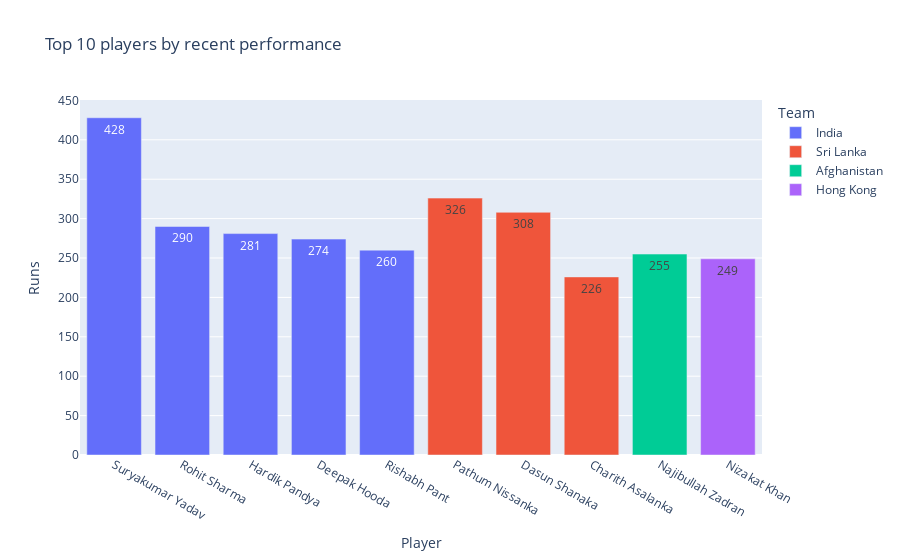

Notebook code for this chart:
### Code cell
px.bar(top_10_recent,x='Player',y='Runs',color='Team',title='Top 10 players by recent performance',text_auto=True)

### Figure 1 — Plotly figure (JSON) as saved in the notebook; plotly's stock layout.template omitted (floating-point values rounded to 4 significant figures)
{"data": [{"alignmentgroup": "True", "hovertemplate": "Team=India<br>Player=%{x}<br>Runs=%{y}<extra></extra>", "legendgroup": "India", "marker": {"color": "#636efa", "pattern": {"shape": ""}}, "name": "India", "offsetgroup": "India", "orientation": "v", "showlegend": true, "textposition": "auto", "texttemplate": "%{y}", "type": "bar", "x": ["Suryakumar Yadav", "Rohit Sharma", "Hardik Pandya", "Deepak Hooda", "Rishabh Pant"], "xaxis": "x", "y": [428, 290, 281, 274, 260], "yaxis": "y"}, {"alignmentgroup": "True", "hovertemplate": "Team=Sri Lanka<br>Player=%{x}<br>Runs=%{y}<extra></extra>", "legendgroup": "Sri Lanka", "marker": {"color": "#EF553B", "pattern": {"shape": ""}}, "name": "Sri Lanka", "offsetgroup": "Sri Lanka", "orientation": "v", "showlegend": true, "textposition": "auto", "texttemplate": "%{y}", "type": "bar", "x": ["Pathum Nissanka", "Dasun Shanaka", "Charith Asalanka"], "xaxis": "x", "y": [326, 308, 226], "yaxis": "y"}, {"alignmentgroup": "True", "hovertemplate": "Team=Afghanistan<br>Player=%{x}<br>Runs=%{y}<extra></extra>", "legendgroup": "Afghanistan", "marker": {"color": "#00cc96", "pattern": {"shape": ""}}, "name": "Afghanistan", "offsetgroup": "Afghanistan", "orientation": "v", "showlegend": true, "textposition": "auto", "texttemplate": "%{y}", "type": "bar", "x": ["Najibullah Zadran"], "xaxis": "x", "y": [255], "yaxis": "y"}, {"alignmentgroup": "True", "hovertemplate": "Team=Hong Kong<br>Player=%{x}<br>Runs=%{y}<extra></extra>", "legendgroup": "Hong Kong", "marker": {"color": "#ab63fa", "pattern": {"shape": ""}}, "name": "Hong Kong", "offsetgroup": "Hong Kong", "orientation": "v", "showlegend": true, "textposition": "auto", "texttemplate": "%{y}", "type": "bar", "x": ["Nizakat Khan"], "xaxis": "x", "y": [249], "yaxis": "y"}], "layout": {"barmode": "relative", "legend": {"title": {"text": "Team"}, "tracegroupgap": 0}, "title": {"text": "Top 10 players by recent performance"}, "xaxis": {"anchor": "y", "domain": [0, 1], "title": {"text": "Player"}}, "yaxis": {"anchor": "x", "domain": [0, 1], "title": {"text": "Runs"}}}}
